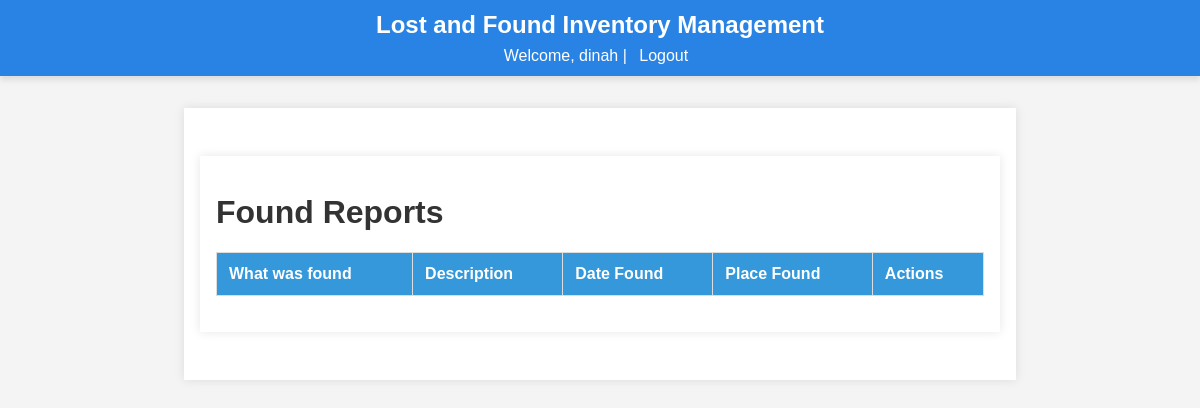
The page /report/list_found_reports (signed in) on the database as committed earlier.
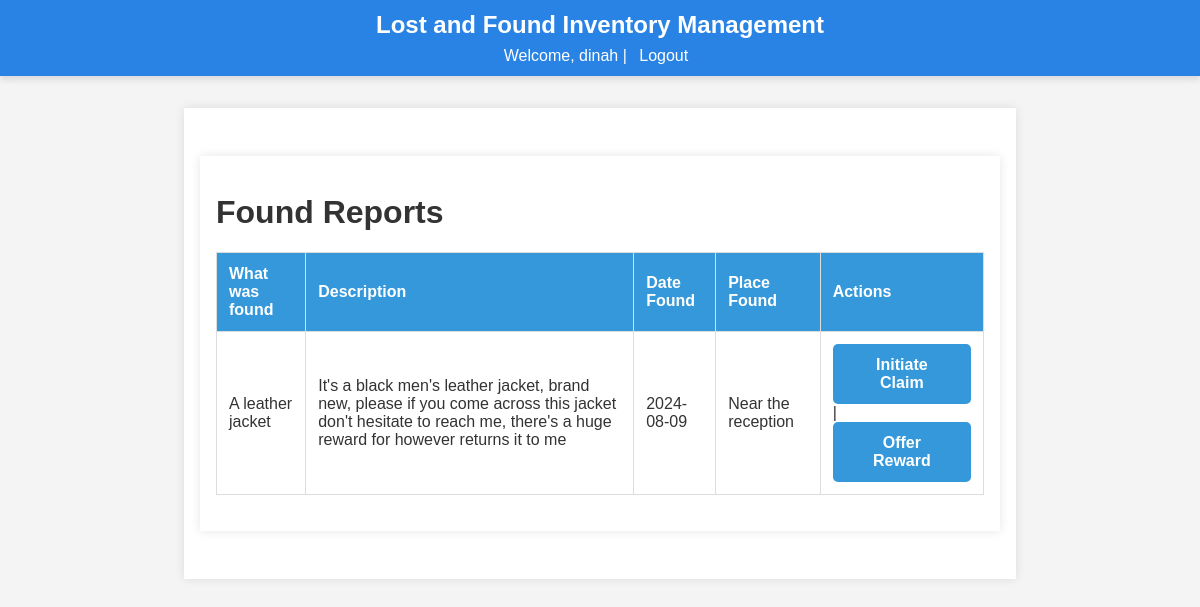
The same page on the database as committed later.
### app/models/found_report.py (models this page shows, shortened)
class FoundReport(db.Model):
    id = db.Column(db.Integer, primary_key=True)
    user_id = db.Column(db.Integer, db.ForeignKey('user.id'), nullable=False)
    item_id = db.Column(db.Integer, db.ForeignKey('item.id'), nullable=False)
    item_name = db.Column(db.String(150), nullable=True)
    description = db.Column(db.String(255), nullable=True)
    date_found = db.Column(db.Date, nullable=False)
    time_found = db.Column(db.Time, nullable=False)
    primary_color = db.Column(db.String(50), nullable=True)
    secondary_color = db.Column(db.String(50), nullable=True)
    place_found = db.Column(db.String(255), nullable=False)
    upload_image = db.Column(db.String(250), nullable=True)
    contact = db.Column(db.String(255), nullable=True)  # Contact information
    user = db.relationship('User', back_populates='found_reports')
    item = db.relationship('Item', back_populates='found_reports')
    claims = db.relationship('Claim', back_populates='found_report')

### app/routes/report.py (the view)
@bp.route('/list_found_reports', methods=['GET'])
@login_required
def list_all_found_reports():
    found_reports = FoundReport.query.all()
    return render_template('list_found_reports.html', found_reports=found_reports)

### app/__init__.py (called while the page is built)
def create_app():
    app = Flask(__name__)
    load_dotenv()
    app.config['SECRET_KEY'] = os.environ.get('FLASK_SECRET_KEY', secrets.token_hex(16))
    app.config.from_object('config.Config')
    app.config.from_pyfile('config.py', silent=True)
    register_extensions(app)
    register_blueprints(app)
    configure_cors(app)
    @app.before_request
    def method_override():
        if request.method == 'POST':
            method = request.form.get('_method')
            if method:
                method = method.upper()
                if method in ['PUT', 'DELETE']:
                    request.environ['REQUEST_METHOD'] = method
    return app

def register_extensions(app):
    db.init_app(app)
    migrate.init_app(app, db)
    bcrypt.init_app(app)
    login_manager.init_app(app)
    mail.init_app(app)
    @login_manager.user_loader
    def load_user(user_id):
        return user.User.query.get(int(user_id))

### app/templates/list_found_reports.html
{% extends 'base.html' %}
{% block content %}
<main>
    <h1>Found Reports</h1>
    <table>
        <thead>
            <tr>
                <th>What was found</th>
                <th>Description</th>
                <th>Date Found</th>
                <th>Place Found</th>
                <th>Actions</th>
            </tr>
        </thead>
        <tbody>
            {% for report in found_reports %}
            <tr>
                <td>{{ report.item_name }}</td>
                <td>{{ report.description }}</td>
                <td>{{ report.date_found.strftime('%Y-%m-%d') }}</td>
                <td>{{ report.place_found }}</td>
                <td>
                    <a href="{{ url_for('report.initiate_claim', found_report_id=report.id) }}" class="btn">Initiate Claim</a> |
                    <a href="{{ url_for('report.offer_reward', found_report_id=report.id) }}" class="btn">Offer Reward</a>
                </td>
            </tr>
            {% endfor %}
        </tbody>
    </table>
</main>
{% endblock %}

Rows that differ between the two databases and show on the page:
added FoundReport: item_name "A leather jacket", description "It's a black men's leather jacket, brand new, please if you come across this jacket don't hesitate to reach me, there's a huge reward for however returns it to me", date_found "2024-08-09", place_found "Near the reception"
